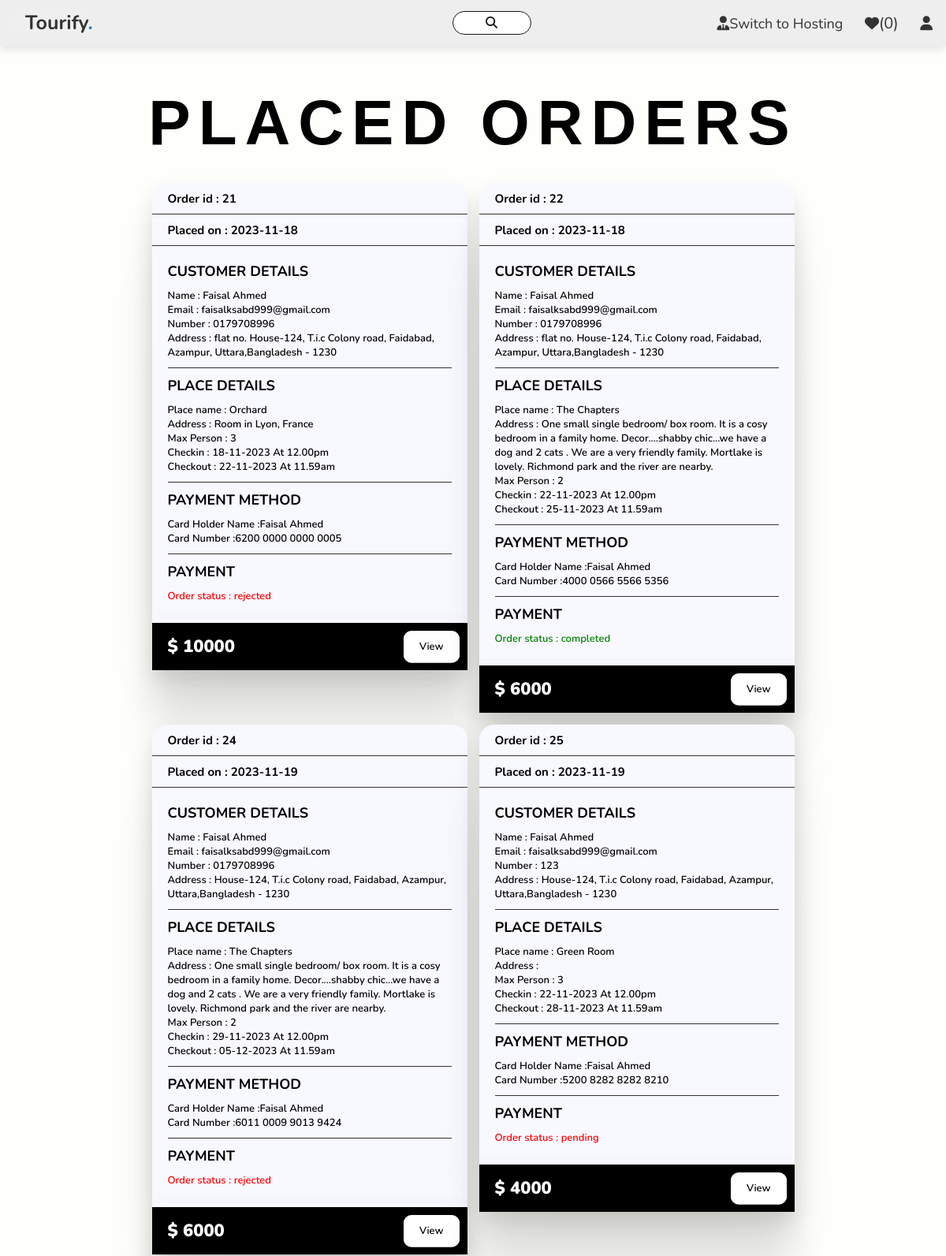
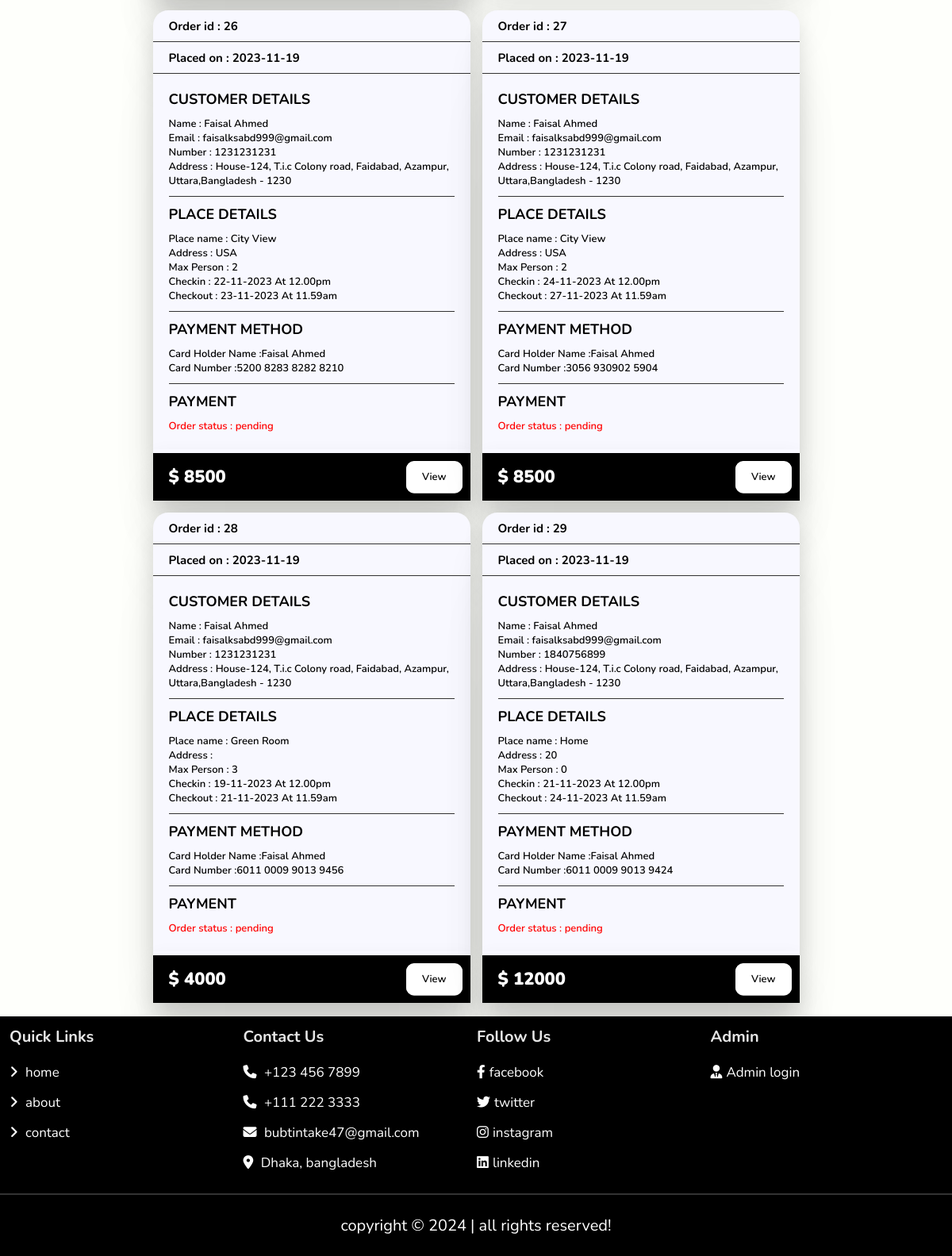
The page /orders.php (signed in) on the database its author committed (2 pictures, top to bottom).
### tables this page shows
CREATE TABLE `orders` (
  `id` int(100) NOT NULL,
  `user_id` int(100) DEFAULT NULL,
  `name` varchar(20) DEFAULT NULL,
  `number` varchar(10) DEFAULT NULL,
  `email` varchar(50) DEFAULT NULL,
  `method` varchar(50) DEFAULT NULL,
  `address` varchar(500) DEFAULT NULL,
  `pid` int(11) DEFAULT NULL,
  `place_name` text DEFAULT NULL,
  `total_price` int(100) DEFAULT NULL,
  `placed_on` date NOT NULL DEFAULT current_timestamp(),
  `payment_status` varchar(20) NOT NULL DEFAULT 'pending',
  `seller_id` text DEFAULT NULL,
  `checkin` text DEFAULT NULL,
  `checkout` text DEFAULT NULL,
  `payment_name` text DEFAULT NULL,
  `cardnumber` text DEFAULT NULL,
  `p_address` text DEFAULT NULL
);

CREATE TABLE `products` (
  `id` int(100) NOT NULL,
  `name` varchar(100) DEFAULT NULL,
  `details` varchar(500) DEFAULT NULL,
  `price` int(10) DEFAULT NULL,
  `image_01` varchar(100) DEFAULT NULL,
  `image_02` varchar(100) DEFAULT NULL,
  `image_03` varchar(100) DEFAULT NULL,
  `category` varchar(100) DEFAULT NULL,
  `p_person` int(11) DEFAULT NULL,
  `p_bedroom` int(11) DEFAULT NULL,
  `p_bed` int(11) DEFAULT NULL,
  `p_bath` int(11) DEFAULT NULL,
  `p_checkin` text DEFAULT NULL,
  `p_checkout` text DEFAULT NULL,
  `p_country` text DEFAULT NULL,
  `p_state` text DEFAULT NULL,
  `p_city` text DEFAULT NULL,
  `p_address` text DEFAULT NULL,
  `seller_id` text DEFAULT NULL,
  `p_status` text DEFAULT NULL,
  `p_facility` text DEFAULT NULL
);

### orders.php (the view, shortened to what this page needs)
<?php
include 'components/connect.php';
if(isset($_SESSION['user_id'])){
   $user_id = $_SESSION['user_id'];
}else{
   $user_id = '';
};
?>
<!DOCTYPE html>
<html lang="en">
<head>
   <link rel="stylesheet" href="https://cdnjs.cloudflare.com/ajax/libs/font-awesome/6.1.1/css/all.min.css">
   <link rel="stylesheet" href="css/style.css">
</head>
<body>
<?php include 'components/user_header.php'; ?>
<section class="orders">
   <h1 class="heading">placed orders</h1>
   <div class="box-container">
   <?php
      if($user_id == ''){
         echo '<p class="empty">please login to see your orders</p>';
      }else{
         $select_orders = $conn->prepare("SELECT * FROM `orders` WHERE user_id = ?");
         $select_orders->execute([$user_id]);
         if($select_orders->rowCount() > 0){
            while($fetch_orders = $select_orders->fetch(PDO::FETCH_ASSOC)){
   ?>
      <div class="box">
      <div class="container">
   <div class="card cart">
      <label class="title">Order id : <?= $fetch_orders['id']; ?></label>
      <label class="title">Placed on : <?= $fetch_orders['placed_on']; ?></label>
      <div class="steps">
         <div class="step">
         <div>
            <span>CUSTOMER DETAILS</span>
            <p> Name           : <?= $fetch_orders['name']; ?></p>
            <p>Email           : <?= $fetch_orders['email']; ?></p>
            <p>Number          : <?= $fetch_orders['number']; ?></p>
            <p>Address         : <?= $fetch_orders['address']; ?></p>
            </div>
            <hr>
            <div>
            <span>PLACE DETAILS</span>
            <?php
               $select_products = $conn->prepare("SELECT * FROM `products` WHERE id = ?");
               $select_products->execute([$fetch_orders['pid']]);
               if($select_products->rowCount() > 0){
                  while($fetch_products = $select_products->fetch(PDO::FETCH_ASSOC)){
            ?>
            <p>Place name            : <?= $fetch_products['name']; ?></p>
            <p>Address           : <?= $fetch_products['p_address']; ?></p>
            <p>Max Person          : <?= $fetch_products['p_person']; ?></p>
            <p>Checkin           : <?= $fetch_orders['checkin']; ?> At 12.00pm</p>
            <p>Checkout          : <?= $fetch_orders['checkout']; ?> At 11.59am</p>
            <?php
                  }
               }
            ?>
         </div>
         <hr>
         <div>
            <span>PAYMENT METHOD</span>
            <p>Card Holder Name :<?=$fetch_orders['payment_name']; ?></p>
            <p>Card Number  :<?=$fetch_orders['cardnumber']; ?></p>
         </div>
         <hr>
         <div class="payments">
            <span>PAYMENT</span>
            <p style="color:<?php if($fetch_orders['payment_status'] == 'completed'){ echo 'green'; }else{ echo 'red'; }; ?>"> Order status : <?= $fetch_orders['payment_status']; ?> </p>
         </div>
         </div>
      </div>
   </div>
   <div class="card checkout">
      <div class="footer">
         <label class="price">$  <?= $fetch_orders['total_price']; ?></label>
         <a target="_blank" href="quick_view.php?pid=<?= $fetch_orders['pid']; ?>"><button class='view'>View</button></a>
      </div>
   </div>
   </div>
      </div>
   <?php
      }
      }else{
         echo '<p class="empty">no orders placed yet!</p>';
      }
      }
   ?>
   </div>
</section>
<?php include 'components/footer.php'; ?>
</body>
</html>

### components/user_header.php (shortened to what this page needs)
<link rel="stylesheet" href="@sweetalert2/themes/dark/dark.css">
<header class="header" >
   <section class="flex" >
   <button type='button'><a href="home.php" class="logo">Tourify<span>.</span></a></button>
      <nav class="navbar">
      <a href="search_page.php">
      <button type='button'><i class="fas fa-search"><span>Search</span></i></button> </a>
      </nav>
      <div class="icons">
         <?php
            $count_wishlist_items = $conn->prepare("SELECT * FROM `wishlist` WHERE user_id = ?");
            $count_wishlist_items->execute([$user_id]);
            $total_wishlist_counts = $count_wishlist_items->rowCount();
         ?>
         <a href="seller/seller_login.php" target="_blank"><i class="fa-solid fa-user-tie"></i>Switch to Hosting</a>
         <a href="wishlist.php"><i class="fas fa-heart"></i><span>(<?= $total_wishlist_counts; ?>)</span></a>
         <div id="user-btn" class="fas fa-user"></div>
      </div>
   </section>
</header>

### components/footer.php
<footer class="footer" >
   <section class="grid" >
      <div class="box">
         <h3>quick links</h3>
         <a href="home.php"> <i class="fas fa-angle-right"></i> home</a>
         <a href="about.php"> <i class="fas fa-angle-right"></i> about</a>
         <a href="contact.php"> <i class="fas fa-angle-right"></i> contact</a>
      </div>
      <div class="box">
         <h3>contact us</h3>
         <a href="tel:1234569630"><i class="fas fa-phone"></i> +123 456 7899</a>
         <a href="tel:11122123333"><i class="fas fa-phone"></i> +111 222 3333</a>
         <a href="mailto:bubtintake47@gmail.com"><i class="fas fa-envelope"></i> bubtintake47@gmail.com</a>
         <a href="https://www.google.com/myplace"><i class="fas fa-map-marker-alt"></i> Dhaka, bangladesh</a>
      </div>
      <div class="box">
         <h3>follow us</h3>
         <a href="#"><i class="fab fa-facebook-f"></i>facebook</a>
         <a href="#"><i class="fab fa-twitter"></i>twitter</a>
         <a href="#"><i class="fab fa-instagram"></i>instagram</a>
         <a href="#"><i class="fab fa-linkedin"></i>linkedin</a>
      </div>
      <div class="box">
         <h3>Admin</h3>
         <a href="admin/admin_login.php" target="_blank"><i class="fa-solid fa-user-tie"></i>Admin login</a>
      </div>
   </section>
   <div class="credit"> copyright &copy; <?= date('Y'); ?><span></span> | all rights reserved!</div>
</footer>

### rows shown on the page
orders: id "21", placed_on "2023-11-18", name "Faisal Ahmed", email "faisalksabd999@gmail.com", number "0179708996", address "flat no. House-124, T.i.c Colony road, Faidabad, Azampur, Uttara,Bangladesh - 1230", checkin "18-11-2023", checkout "22-11-2023", payment_name "Faisal Ahmed", cardnumber "6200 0000 0000 0005", payment_status "rejected", total_price "10000"
products: name "Orchard", p_address "Room in Lyon, France", p_person "3"
orders: id "22", placed_on "2023-11-18", name "Faisal Ahmed", email "faisalksabd999@gmail.com", number "0179708996", address "flat no. House-124, T.i.c Colony road, Faidabad, Azampur, Uttara,Bangladesh - 1230", checkin "22-11-2023", checkout "25-11-2023", payment_name "Faisal Ahmed", cardnumber "4000 0566 5566 5356", payment_status "completed", total_price "6000"
products: name "The Chapters", p_address "One small single bedroom/ box room. It is a cosy bedroom in a family home. Decor....shabby chic...we have a dog and 2 cats . We are a very friendly family. Mortlake is lovely. Richmond park and the river are nearby.", p_person "2"
orders: id "24", placed_on "2023-11-19", name "Faisal Ahmed", email "faisalksabd999@gmail.com", number "0179708996", address "House-124, T.i.c Colony road, Faidabad, Azampur, Uttara,Bangladesh - 1230", checkin "29-11-2023", checkout "05-12-2023", payment_name "Faisal Ahmed", cardnumber "6011 0009 9013 9424", payment_status "rejected", total_price "6000"
orders: id "25", placed_on "2023-11-19", name "Faisal Ahmed", email "faisalksabd999@gmail.com", number "123", address "House-124, T.i.c Colony road, Faidabad, Azampur, Uttara,Bangladesh - 1230", checkin "22-11-2023", checkout "28-11-2023", payment_name "Faisal Ahmed", cardnumber "5200 8282 8282 8210", payment_status "pending", total_price "4000"
products: name "Green Room", p_person "3"
orders: id "26", placed_on "2023-11-19", name "Faisal Ahmed", email "faisalksabd999@gmail.com", number "1231231231", address "House-124, T.i.c Colony road, Faidabad, Azampur, Uttara,Bangladesh - 1230", checkin "22-11-2023", checkout "23-11-2023", payment_name "Faisal Ahmed", cardnumber "5200 8283 8282 8210", payment_status "pending", total_price "8500"
products: name "City View", p_address "USA", p_person "2"
orders: id "27", placed_on "2023-11-19", name "Faisal Ahmed", email "faisalksabd999@gmail.com", number "1231231231", address "House-124, T.i.c Colony road, Faidabad, Azampur, Uttara,Bangladesh - 1230", checkin "24-11-2023", checkout "27-11-2023", payment_name "Faisal Ahmed", cardnumber "3056 930902 5904", payment_status "pending", total_price "8500"
orders: id "28", placed_on "2023-11-19", name "Faisal Ahmed", email "faisalksabd999@gmail.com", number "1231231231", address "House-124, T.i.c Colony road, Faidabad, Azampur, Uttara,Bangladesh - 1230", checkin "19-11-2023", checkout "21-11-2023", payment_name "Faisal Ahmed", cardnumber "6011 0009 9013 9456", payment_status "pending", total_price "4000"
orders: id "29", placed_on "2023-11-19", name "Faisal Ahmed", email "faisalksabd999@gmail.com", number "1840756899", address "House-124, T.i.c Colony road, Faidabad, Azampur, Uttara,Bangladesh - 1230", checkin "21-11-2023", checkout "24-11-2023", payment_name "Faisal Ahmed", cardnumber "6011 0009 9013 9424", payment_status "pending", total_price "12000"
products: name "Home", p_address "20", p_person "0"

### other values the page prints
$total_wishlist_counts "0"
